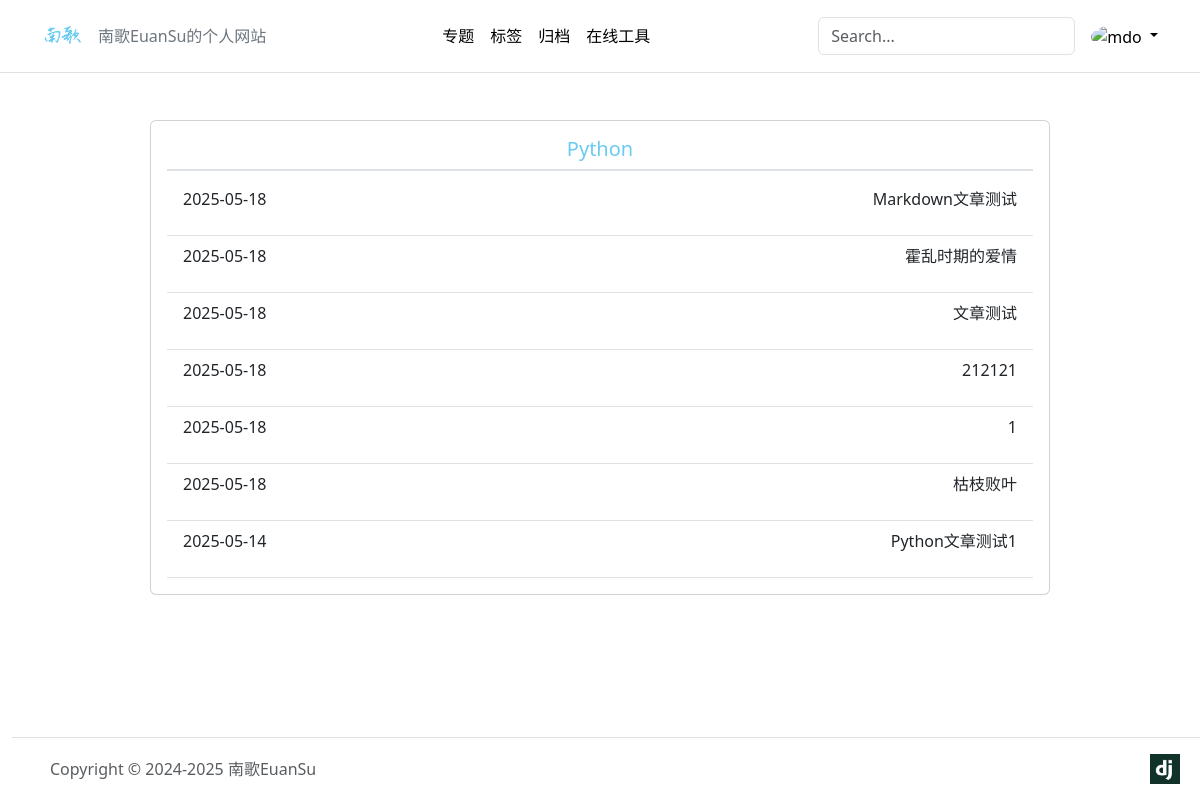
The app's page /article/category/1/ (signed in) with its own data.
### apps/article/models.py (models this page shows, shortened)
class Category(models.Model):
    name = models.CharField(max_length=100, unique=True)
    icon = models.ImageField(upload_to='category/%Y%m%d/', blank=True)
    description = models.TextField(max_length=500, blank=True)
    created = models.DateTimeField(auto_now_add=True)

class ArticlePost(models.Model):
    uuid = models.UUIDField(primary_key=True, default=uuid.uuid4, editable=False)
    author = models.ForeignKey(settings.AUTH_USER_MODEL, on_delete=models.CASCADE)
    title = models.CharField(max_length=100)
    body = models.TextField()  # 保存 Markdown 文本
    created = models.DateTimeField(default=timezone.now)
    updated = models.DateTimeField(auto_now=True)
    is_deleted = models.BooleanField(default=False)
    category = models.ForeignKey(Category, on_delete=models.CASCADE)
    tag = models.ManyToManyField(ArticleTag, blank=True)
    class Meta:
        ordering = ('-created',)

### apps/article/views.py (the view)
# urls.py: path('category/<int:id>/', views.article_category_detail, name='article_category_detail'),
def article_category_detail(request, id):
    context = {"status": 0, "message": "success", "category": {}, "articles": []}
    try:
        category_obj = Category.objects.get(id=id)
        context["category"] = model_to_dict(category_obj)
        article_query = ArticlePost.objects.filter(category=category_obj).order_by('-created')
        article_list = [{"uuid": article.uuid, "title":article.title, "created":article.created.strftime('%Y-%m-%d') } for article in article_query]
        context["articles"] = article_list
    except:
        context["status"] = 1
        context["message"] = "要获取的专题不存在"
        return JsonResponse(context)
    return render(request, 'article/category.html', context)

### DjangoBlog/context_processors.py (called while the page is built)
def site_settings(request):
    return {
        'SITE_NAME': settings.SITE_NAME,
    }

### templates/article/category.html (shortened to what this page needs)
{% extends "base.html" %}
{% load static %}
{% block content %}
<div class="card w-75 mb-3 mx-auto mt-5">
    <div class="card-body">
      <h5 class="card-title" style="text-align: center;color: #69CBF2;">{{category.name}}</h5>
      <div class="border-bottom border-2 my-2"></div>
      <ul class="list-group list-group-flush">
        {% for article in articles %}
        <li class="list-group-item">
            <a href="{% url 'article:article_detail' article.uuid %}" class="text-decoration-none text-dark">
              <div class="line">
                <p class="left">{{article.created}}</p>
                <p class="right text-limit">{{article.title}}</p>
              </div>
            </a>
        </li>
        {% endfor %}
    </div>
  </div>
{% endblock content %}

### static/css/custom.css (style rules this page uses)
body { padding-top: 72px; }

### templates/article/category.html (style rules this page uses)
.line { display: flex; justify-content: space-between; }
.text-limit { width: 200px; white-space: nowrap; overflow: hidden; text-overflow: ellipsis; text-align: right; }

### templates/footer.html (style rules this page uses)
body { margin-bottom: 100px; }

### records on screen
Category: name "Python"
ArticlePost: title "Markdown文章测试"
ArticlePost: title "霍乱时期的爱情"
ArticlePost: title "文章测试"
ArticlePost: title "212121"
ArticlePost: title "枯枝败叶"
ArticlePost: title "Python文章测试1"

### other values on screen
{{ SITE_NAME }} "南歌EuanSu的个人网站"
{{ article.created }} "2025-05-18" "2025-05-18" "2025-05-18" "2025-05-18" "2025-05-18" "2025-05-18" "2025-05-14"
{{ article.title }} "1"
